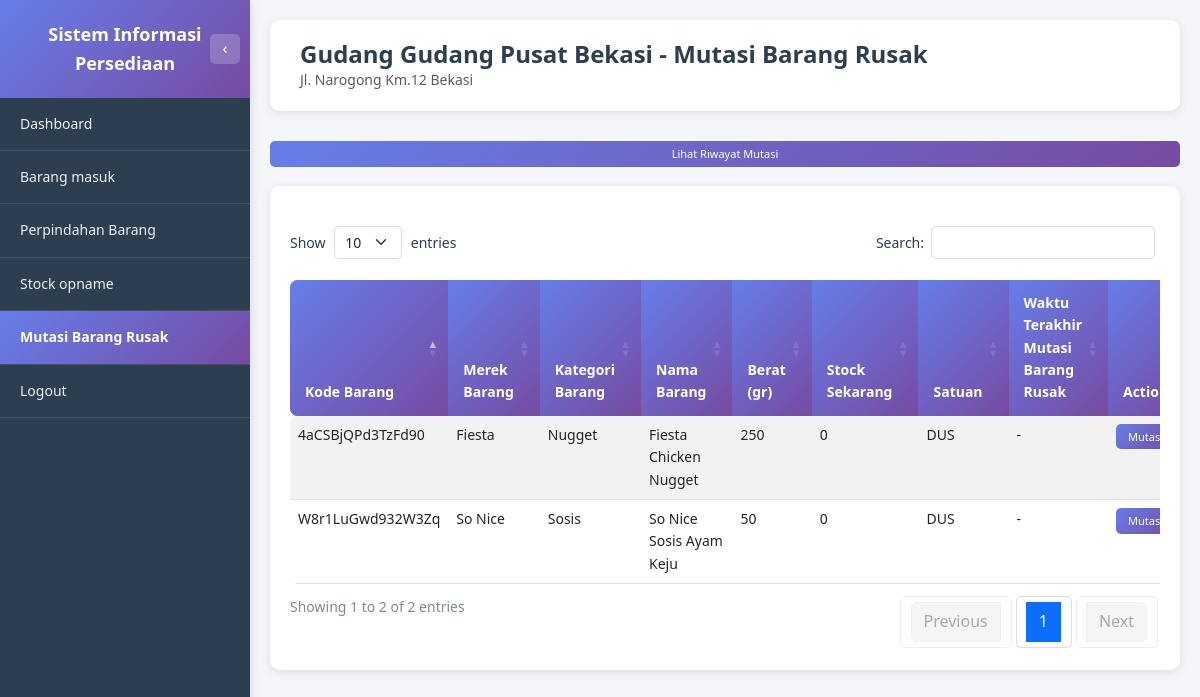
Screenshot of /gudang/mutasi_barang_rusak.php (signed in) with the database file from the repository.
### tables this page shows
CREATE TABLE USERS (
         ID_USERS               VARCHAR(8) NOT NULL,
         KD_LOKASI              VARCHAR(8),
         NAMA                   VARCHAR(256),
         USERNAME               VARCHAR(256),
         PASSWORD               VARCHAR(256),
         STATUS                 ENUM('AKTIF', 'TIDAK AKTIF'),
         PRIMARY KEY (ID_USERS)
      );

CREATE TABLE MASTER_LOKASI (
         KD_LOKASI            VARCHAR(8) NOT NULL,
         NAMA_LOKASI          VARCHAR(256),
         TYPE_LOKASI          ENUM('gudang', 'toko'),
         ALAMAT_LOKASI        VARCHAR(256),
         MAX_STOCK_TOTAL      INT,
         SATUAN               ENUM('PIECES', 'DUS'),
         STATUS               ENUM('AKTIF', 'TIDAK AKTIF'),
         PRIMARY KEY (KD_LOKASI)
      );

CREATE TABLE STOCK (
         KD_BARANG              VARCHAR(16) NOT NULL,
         KD_LOKASI              VARCHAR(8) NOT NULL,
         UPDATED_BY             VARCHAR(8),
         JUMLAH_BARANG          INT,
         JUMLAH_MIN_STOCK       INT,
         JUMLAH_MAX_STOCK       INT,
         SATUAN                 ENUM('PIECES', 'DUS'),
         LAST_UPDATED           TIMESTAMP DEFAULT CURRENT_TIMESTAMP ON UPDATE CURRENT_TIMESTAMP,
         PRIMARY KEY (KD_BARANG, KD_LOKASI)
      );

CREATE TABLE MASTER_BARANG (
         KD_BARANG                    VARCHAR(16) NOT NULL,
         KD_KATEGORI_BARANG           VARCHAR(8),
         KD_SUPPLIER                  VARCHAR(8),
         KD_MEREK_BARANG              VARCHAR(8),
         NAMA_BARANG                  VARCHAR(256),
         BERAT                        INT,
         AVG_HARGA_BELI_PIECES        DECIMAL(20,2),
         HARGA_JUAL_BARANG_PIECES     DECIMAL(20,2),
         SATUAN_PERDUS                INT,
         GAMBAR_BARANG                VARCHAR(512),
         LAST_UPDATED                 TIMESTAMP DEFAULT CURRENT_TIMESTAMP ON UPDATE CURRENT_TIMESTAMP,
         STATUS                       ENUM('AKTIF', 'TIDAK AKTIF'),
         PRIMARY KEY (KD_BARANG)
      );

### gudang/mutasi_barang_rusak.php (the view, shortened to what this page needs)
<?php
require_once '../dbconnect.php';
$user_id = $_SESSION['user_id'];
$query_user = "SELECT u.ID_USERS, u.KD_LOKASI, ml.NAMA_LOKASI
               FROM USERS u
               LEFT JOIN MASTER_LOKASI ml ON u.KD_LOKASI = ml.KD_LOKASI
               WHERE u.ID_USERS = ?";
$stmt_user = $conn->prepare($query_user);
$stmt_user->bind_param("s", $user_id);
$stmt_user->execute();
$result_user = $stmt_user->get_result();
$user_data = $result_user->fetch_assoc();
$kd_lokasi = $user_data['KD_LOKASI'];
$nama_lokasi = $user_data['NAMA_LOKASI'] ?? 'Gudang';
$query_alamat = "SELECT ALAMAT_LOKASI FROM MASTER_LOKASI WHERE KD_LOKASI = ?";
$stmt_alamat = $conn->prepare($query_alamat);
$stmt_alamat->bind_param("s", $kd_lokasi);
$stmt_alamat->execute();
$result_alamat = $stmt_alamat->get_result();
$alamat_lokasi = $result_alamat->num_rows > 0 ? $result_alamat->fetch_assoc()['ALAMAT_LOKASI'] : '';
$query_stock = "SELECT
    s.KD_BARANG,
    mb.NAMA_BARANG,
    mb.BERAT,
    COALESCE(mm.NAMA_MEREK, '-') as NAMA_MEREK,
    COALESCE(mk.NAMA_KATEGORI, '-') as NAMA_KATEGORI,
    s.JUMLAH_BARANG as STOCK_SEKARANG,
    s.SATUAN,
    (
        SELECT MAX(mbr.WAKTU_MUTASI)
        FROM MUTASI_BARANG_RUSAK mbr
        WHERE mbr.KD_BARANG = s.KD_BARANG AND mbr.KD_LOKASI = s.KD_LOKASI
    ) as WAKTU_TERAKHIR_MUTASI
FROM STOCK s
INNER JOIN MASTER_BARANG mb ON s.KD_BARANG = mb.KD_BARANG
LEFT JOIN MASTER_MEREK mm ON mb.KD_MEREK_BARANG = mm.KD_MEREK_BARANG
LEFT JOIN MASTER_KATEGORI_BARANG mk ON mb.KD_KATEGORI_BARANG = mk.KD_KATEGORI_BARANG
WHERE s.KD_LOKASI = ?
ORDER BY s.KD_BARANG ASC";
$stmt_stock = $conn->prepare($query_stock);
$stmt_stock->bind_param("s", $kd_lokasi);
$stmt_stock->execute();
$result_stock = $stmt_stock->get_result();
function formatWaktuTerakhirMutasi($waktu) {
    if (empty($waktu) || $waktu == null) {
        return '-';
    }
    $timezone = new DateTimeZone('Asia/Jakarta');
    $date = new DateTime($waktu, $timezone);
    $waktu_formatted = $date->format('d/m/Y H:i') . ' WIB';
    $selisih_text = '';
    return $waktu_formatted . ' (' . $selisih_text . ')';
}
?>
<!DOCTYPE html>
<html lang="id">
<head>
    <link href="https://cdn.jsdelivr.net/npm/bootstrap@5.3.0/dist/css/bootstrap.min.css" rel="stylesheet">
    <link href="https://cdn.datatables.net/1.13.7/css/dataTables.bootstrap5.min.css" rel="stylesheet">
    <link href="https://cdn.jsdelivr.net/npm/sweetalert2@11/dist/sweetalert2.min.css" rel="stylesheet">
    <link href="../assets/css/style.css" rel="stylesheet">
</head>
<body class="dashboard-body">
    <?php include 'includes/sidebar.php'; ?>
    <div class="main-content">
        <div class="page-header">
            <h1 class="page-title">Gudang <?php echo htmlspecialchars($nama_lokasi); ?> - Mutasi Barang Rusak</h1>
            <?php if (!empty($alamat_lokasi)): ?>
                <p class="text-muted mb-0"><?php echo htmlspecialchars($alamat_lokasi); ?></p>
            <?php endif; ?>
        </div>
        <div class="mb-3">
            <button class="btn-view btn-sm" onclick="lihatRiwayatMutasi()">Lihat Riwayat Mutasi</button>
        </div>
        <div class="table-section">
            <div class="table-responsive">
                <table id="tableMutasiBarangRusak" class="table table-custom table-striped table-hover">
                    <thead>
                        <tr>
                            <th>Kode Barang</th>
                            <th>Merek Barang</th>
                            <th>Kategori Barang</th>
                            <th>Nama Barang</th>
                            <th>Berat (gr)</th>
                            <th>Stock Sekarang</th>
                            <th>Satuan</th>
                            <th>Waktu Terakhir Mutasi Barang Rusak</th>
                            <th>Action</th>
                        </tr>
                    </thead>
                    <tbody>
                        <?php if ($result_stock && $result_stock->num_rows > 0): ?>
                            <?php while ($row = $result_stock->fetch_assoc()): ?>
                                <tr>
                                    <td><?php echo htmlspecialchars($row['KD_BARANG']); ?></td>
                                    <td><?php echo htmlspecialchars($row['NAMA_MEREK']); ?></td>
                                    <td><?php echo htmlspecialchars($row['NAMA_KATEGORI']); ?></td>
                                    <td><?php echo htmlspecialchars($row['NAMA_BARANG']); ?></td>
                                    <td><?php echo number_format($row['BERAT'], 0, ',', '.'); ?></td>
                                    <td><?php echo number_format($row['STOCK_SEKARANG'], 0, ',', '.'); ?></td>
                                    <td><?php echo htmlspecialchars($row['SATUAN']); ?></td>
                                    <td><?php echo formatWaktuTerakhirMutasi($row['WAKTU_TERAKHIR_MUTASI']); ?></td>
                                    <td>
                                        <button class="btn-view btn-sm" onclick="bukaModalMutasi('<?php echo htmlspecialchars($row['KD_BARANG']); ?>', '<?php echo htmlspecialchars($row['NAMA_MEREK']); ?>', '<?php echo htmlspecialchars($row['NAMA_KATEGORI']); ?>', '<?php echo htmlspecialchars($row['NAMA_BARANG']); ?>', <?php echo $row['BERAT']; ?>, <?php echo $row['STOCK_SEKARANG']; ?>, '<?php echo htmlspecialchars($row['SATUAN']); ?>')">Mutasi</button>
                                    </td>
                                </tr>
                            <?php endwhile; ?>
                        <?php else: ?>
                            <tr>
                                <td colspan="9" class="text-center text-muted">Tidak ada data stock</td>
                            </tr>
                        <?php endif; ?>
                    </tbody>
                </table>
            </div>
        </div>
    </div>
</body>
</html>

### assets/css/style.css (style rules this page uses)
* { margin: 0; padding: 0; box-sizing: border-box; }
:root { --font-family-primary: 'Segoe UI', Tahoma, Geneva, Verdana, sans-serif; --font-size-base: 14px; --font-size-small: 12px; --font-size-large: 16px; --font-size-title: 24px; --font-size-heading: 18px; --font-weight-normal: 400; --font-weight-medium: 500; --font-weight-bold: 600; }
body { font-family: var(--font-family-primary); font-size: var(--font-size-base); line-height: 1.6; }
:root { --color-primary: #667eea; --color-primary-dark: #764ba2; --color-primary-gradient: linear-gradient(135deg, #667eea 0%, #764ba2 100%); --color-text-primary: #2c3e50; --color-text-secondary: #7f8c8d; --color-text-muted: #666; --color-text-light: #ecf0f1; --color-bg-primary: #f5f6fa; --color-bg-secondary: #ffffff; --color-bg-dark: #2c3e50; --color-bg-gradient: linear-gradient(135deg, #667eea 0%, #764ba2 100%); --color-border: #ddd; --color-border-light: #ecf0f1; --color-success: #27ae60; --color-warning: #f39c12; --color-danger: #e74c3c; --color-info: #3498db; --shadow-sm: 0 2px 10px rgba(0, 0, 0, 0.1); --shadow-md: 0 4px 15px rgba(0, 0, 0, 0.1); --shadow-lg: 0 10px 40px rgba(0, 0, 0, 0.2); }
body { background: var(--color-bg-gradient); min-height: 100vh; }
body.dashboard-body { background: var(--color-bg-primary); }
.main-content { margin-left: 250px; min-height: 100vh; background: var(--color-bg-primary); padding: 20px; transition: margin-left 0.3s ease; width: calc(100% - 250px); box-sizing: border-box; }
.page-header { background: var(--color-bg-secondary); padding: 20px 30px; border-radius: 10px; margin-bottom: 30px; box-shadow: var(--shadow-sm); }
.page-title { font-size: var(--font-size-title); font-weight: var(--font-weight-bold); color: var(--color-text-primary); margin: 0; }
.table-custom { border-radius: 8px; overflow: hidden; }
.table-custom thead { background: var(--color-primary-gradient); color: white; }
.table-custom thead th { border: none; padding: 12px 15px; font-weight: var(--font-weight-bold); }
.table-custom tbody tr { transition: background-color 0.2s; }
.table-section { background: var(--color-bg-secondary); padding: 20px; border-radius: 10px; margin-bottom: 30px; box-shadow: var(--shadow-sm); width: 100%; box-sizing: border-box; }
.table-section .table-responsive { width: 100%; overflow-x: auto; }
.table-section table { width: 100% !important; table-layout: auto; }
.btn-view { background: var(--color-primary-gradient); border: none; color: white; padding: 6px 15px; border-radius: 5px; font-size: var(--font-size-small); font-weight: var(--font-weight-medium); cursor: pointer; transition: all 0.2s ease; white-space: nowrap; }
.btn-view.btn-sm { padding: 4px 10px; font-size: 11px; width: 100%; margin-bottom: 3px; }
.dataTables_wrapper .table-custom { margin-top: 0; width: 100% !important; }
.dataTables_wrapper .table-custom thead th { background: var(--color-primary-gradient); color: white; border: none; padding: 12px 15px; font-weight: var(--font-weight-bold); }

### rows the page displays
users: KD_LOKASI.NAMA_LOKASI "Gudang Pusat Bekasi"
master_lokasi: ALAMAT_LOKASI "Jl. Narogong Km.12 Bekasi"
stock: KD_BARANG "4aCSBjQPd3TzFd90", NAMA_MEREK "Fiesta", NAMA_KATEGORI "Nugget", KD_BARANG.NAMA_BARANG "Fiesta Chicken Nugget", KD_BARANG.BERAT "250", JUMLAH_BARANG "0", SATUAN "DUS", WAKTU_TERAKHIR_MUTASI "-"
stock: KD_BARANG "W8r1LuGwd932W3Zq", NAMA_MEREK "So Nice", NAMA_KATEGORI "Sosis", KD_BARANG.NAMA_BARANG "So Nice Sosis Ayam Keju", KD_BARANG.BERAT "50", JUMLAH_BARANG "0", SATUAN "DUS", WAKTU_TERAKHIR_MUTASI "-"
